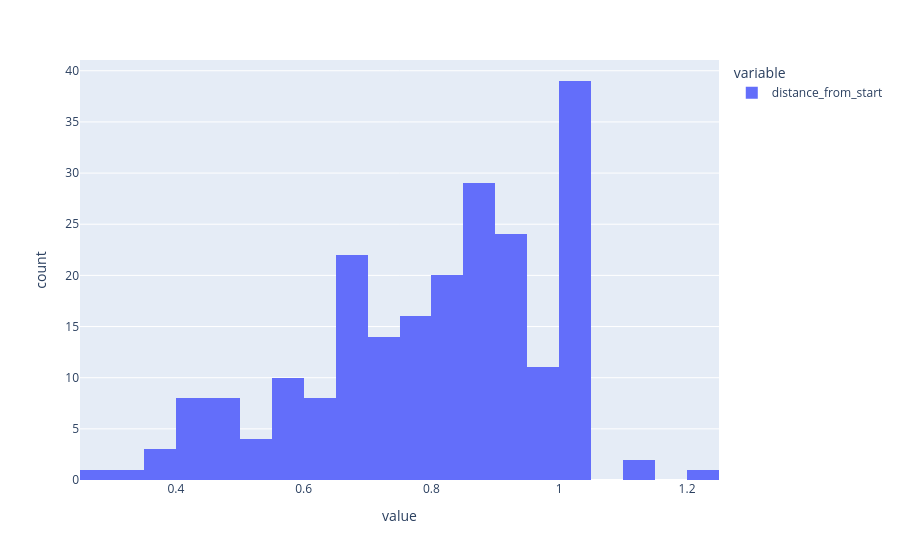

Source (notebook cell):
### Code cell
px.histogram(df_country_stats.query(f"year == {end_year}").distance_from_start)

### Figure 1 — Plotly figure (JSON) as saved in the notebook; plotly's stock layout.template omitted (floating-point values rounded to 4 significant figures; data arrays with more than 128 entries replaced by an {"elided": "..."} marker saying what was removed)
{"data": [{"bingroup": "x", "hovertemplate": "variable=distance_from_start<br>value=%{x}<br>count=%{y}<extra></extra>", "legendgroup": "distance_from_start", "marker": {"color": "#636efa", "pattern": {"shape": ""}}, "name": "distance_from_start", "orientation": "v", "showlegend": true, "x": {"elided": "223 float values"}, "xaxis": "x", "yaxis": "y", "type": "histogram"}], "layout": {"xaxis": {"anchor": "y", "domain": [0.0, 1.0], "title": {"text": "value"}}, "yaxis": {"anchor": "x", "domain": [0.0, 1.0], "title": {"text": "count"}}, "legend": {"title": {"text": "variable"}, "tracegroupgap": 0}, "margin": {"t": 60}, "barmode": "relative"}}
